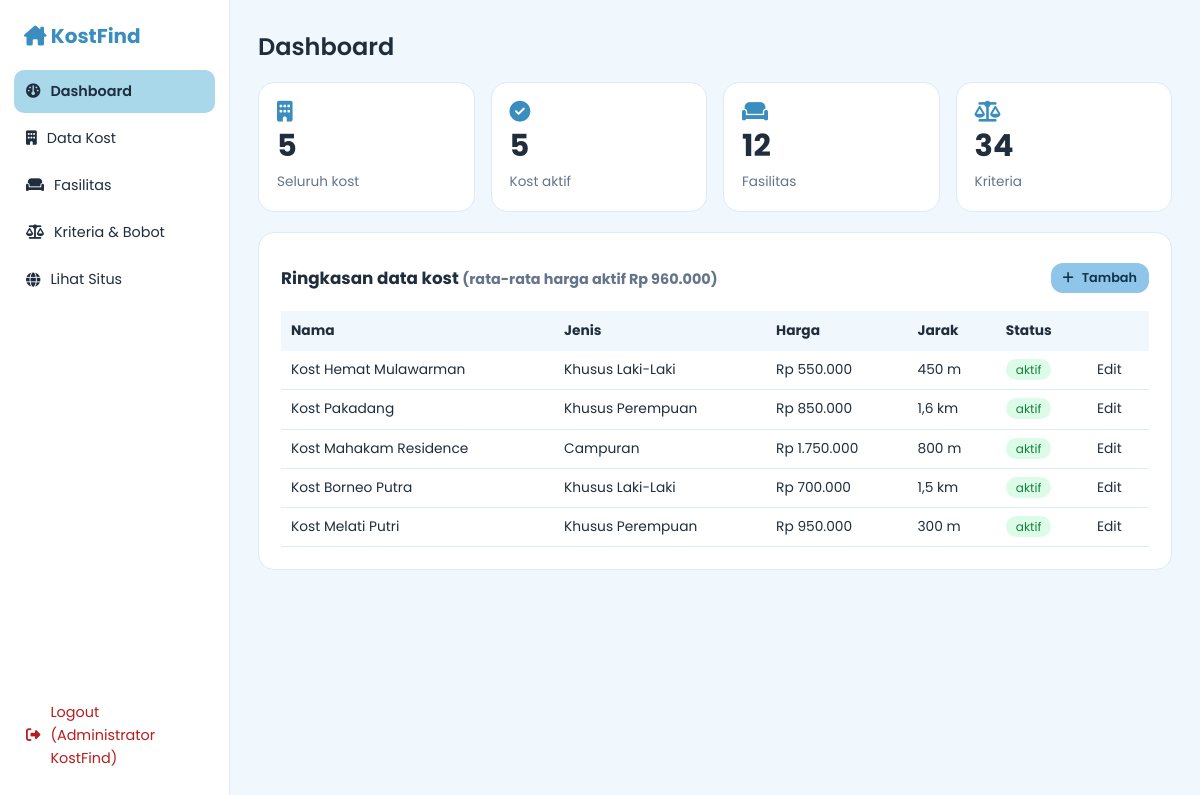
Screenshot of /admin/dashboard.php (signed in) with the database file from the repository.
### tables this page shows
CREATE TABLE kost (
  id INT UNSIGNED AUTO_INCREMENT PRIMARY KEY,
  nama VARCHAR(120) NOT NULL,
  alamat VARCHAR(255) NOT NULL,
  tipe_kost ENUM('Khusus Perempuan','Khusus Laki-Laki','Campuran') NOT NULL,   
  harga_bulan INT UNSIGNED NOT NULL,          
  jarak_meter INT UNSIGNED NOT NULL,          
  deskripsi TEXT NULL,
  foto VARCHAR(255) NULL,
  status ENUM('aktif','nonaktif') NOT NULL DEFAULT 'aktif',
  created_at TIMESTAMP DEFAULT CURRENT_TIMESTAMP
);

### koneksi.php (called while the page is built, shortened)
<?php
function e($s) { return htmlspecialchars((string)$s, ENT_QUOTES, 'UTF-8'); }
function rupiah($n) { return 'Rp ' . number_format((int)$n, 0, ',', '.'); }
function jarak_fmt($m) { $m = (int)$m; return $m < 1000 ? $m . ' m' : number_format($m / 1000, 1, ',', '.') . ' km'; }

### admin/dashboard.php (the view, shortened to what this page needs)
<?php
require_once 'auth.php'; admin_wajib();
$q = fn($s) => (int)$conn->query($s)->fetch_row()[0];
$total = $q("SELECT COUNT(*) FROM kost"); $aktif = $q("SELECT COUNT(*) FROM kost WHERE status='aktif'");
$nfas = $q("SELECT COUNT(*) FROM fasilitas"); $nkrit = $q("SELECT COUNT(*) FROM kriteria");
$rata = (float)$conn->query("SELECT AVG(harga_bulan) FROM kost WHERE status='aktif'")->fetch_row()[0];
$list = $conn->query("SELECT id,nama,tipe_kost,harga_bulan,jarak_meter,status FROM kost ORDER BY id DESC LIMIT 8")->fetch_all(MYSQLI_ASSOC);
$judul = 'Dashboard'; $menu = 'dashboard'; include 'header.php';
?>
<div class="stat-grid">
  <div class="stat"><i class="fa-solid fa-building"></i><b><?= $total ?></b><span>Seluruh kost</span></div>
  <div class="stat"><i class="fa-solid fa-circle-check"></i><b><?= $aktif ?></b><span>Kost aktif</span></div>
  <div class="stat"><i class="fa-solid fa-couch"></i><b><?= $nfas ?></b><span>Fasilitas</span></div>
  <div class="stat"><i class="fa-solid fa-scale-balanced"></i><b><?= $nkrit ?></b><span>Kriteria</span></div>
</div>
<div class="panel"><div class="row-between"><h3>Ringkasan data kost <small class="muted">(rata-rata harga aktif <?= rupiah($rata) ?>)</small></h3>
  <a class="btn btn-sm" href="kost_form.php"><i class="fa-solid fa-plus"></i> Tambah</a></div>
  <div class="scroll"><table class="tbl"><tr><th>Nama</th><th>Jenis</th><th>Harga</th><th>Jarak</th><th>Status</th><th></th></tr>
  <?php foreach ($list as $k): ?><tr><td><?= e($k['nama']) ?></td><td><?= e($k['tipe_kost']) ?></td><td><?= rupiah($k['harga_bulan']) ?></td>
    <td><?= jarak_fmt($k['jarak_meter']) ?></td><td><span class="badge <?= e($k['status']) ?>"><?= e($k['status']) ?></span></td>
    <td><a href="kost_form.php?id=<?= (int)$k['id'] ?>">Edit</a></td></tr><?php endforeach; ?></table></div></div>
<?php include 'footer.php'; ?>

### css/style.css (style rules this page uses)
:root { --c1:#A8D8EA;--c2:#8EC5E8;--bg:#F1F8FD;--ink:#1F2D3D;--muted:#64748B;--white:#fff;--line:#DCEBF5;--dark:#3A8DBF;--r:16px }
* { box-sizing:border-box;margin:0 }
body { font-family:'Poppins',sans-serif;background:var(--bg);color:var(--ink);line-height:1.6 }
a { color:inherit;text-decoration:none }
.muted { color:var(--muted);font-size:.9rem }
.btn { display:inline-flex;gap:8px;align-items:center;justify-content:center;background:var(--c2);color:#10324a;border:0;padding:10px 18px;border-radius:12px;font:600 .9rem Poppins,sans-serif;cursor:pointer;transition:.2s }
.btn-sm { padding:6px 12px;font-size:.8rem }
.panel { background:var(--white);border:1px solid var(--line);border-radius:var(--r);padding:22px }
.panel h3 { margin-bottom:12px;font-size:1.05rem }
.scroll { overflow-x:auto }
.tbl { width:100%;border-collapse:collapse;font-size:.82rem }
.tbl th { background:var(--bg);padding:7px 9px;white-space:nowrap;text-align:left }
.tbl td { padding:6px 9px;border-bottom:1px solid var(--line) }

### css/admin.css (style rules this page uses)
.stat-grid { display:grid;grid-template-columns:repeat(auto-fit,minmax(180px,1fr));gap:16px;margin-bottom:20px }
.stat { background:var(--white);border:1px solid var(--line);border-radius:var(--r);padding:18px;display:grid }
.stat i { color:var(--dark);font-size:1.3rem }
.stat b { font-size:1.9rem }
.stat span { color:var(--muted);font-size:.85rem }
.panel { margin-bottom:20px }
.panel h3 { margin:10px 0 }
.row-between { display:flex;justify-content:space-between;align-items:center;gap:10px;flex-wrap:wrap;margin-bottom:10px }
.scroll { overflow-x:auto }
.tbl { width:100%;border-collapse:collapse;font-size:.86rem }
.tbl th { background:var(--bg);text-align:left;padding:9px 10px;white-space:nowrap }
.tbl td { padding:8px 10px;border-bottom:1px solid var(--line);vertical-align:middle }
.badge { padding:2px 10px;border-radius:99px;font-size:.75rem;background:var(--line) }
.badge.aktif { background:#dcfce7;color:#15803d }

### rows the page displays
kost: nama "Kost Hemat Mulawarman", tipe_kost "Khusus Laki-Laki", harga_bulan "Rp 550.000", jarak_meter "450 m", status "aktif"
kost: nama "Kost Pakadang", tipe_kost "Khusus Perempuan", harga_bulan "Rp 850.000", jarak_meter "1,6 km", status "aktif"
kost: nama "Kost Mahakam Residence", tipe_kost "Campuran", harga_bulan "Rp 1.750.000", jarak_meter "800 m", status "aktif"
kost: nama "Kost Borneo Putra", tipe_kost "Khusus Laki-Laki", harga_bulan "Rp 700.000", jarak_meter "1,5 km", status "aktif"
kost: nama "Kost Melati Putri", tipe_kost "Khusus Perempuan", harga_bulan "Rp 950.000", jarak_meter "300 m", status "aktif"

### other values shown
$t "Dashboard"
$t "Data Kost"
$t "Fasilitas"
$t "Kriteria & Bobot"
$_SESSION['admin_nama'] "Administrator KostFind"
$judul "Dashboard"
$total "5"
$aktif "5"
$nfas "12"
$nkrit "34"
rupiah($rata) "Rp 960.000"
